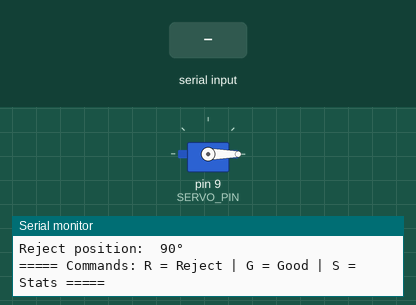
This sketch was run on a simulated Arduino Uno, built with avr-gcc and run on an emulated ATmega328P. Shown: servo, the last lines printed to the serial monitor. The test bench sets the inputs (shaded band).

Above: at 1.3 s.
1.4 s: "R" received over Serial
2.9 s: "G" received over Serial
4.4 s: "S" received over Serial
At 7.7 s:
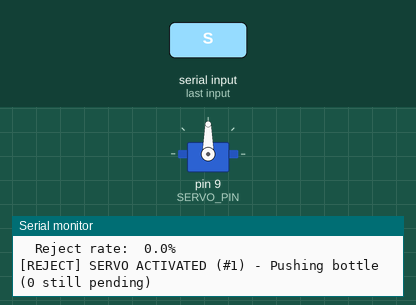
Timing chart, 0 to 9.5 s (numbered marks = the images above; inputs shaded):
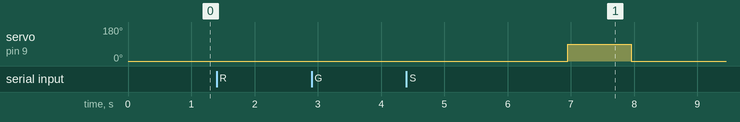

The sketch:

ron88_servo_control.ino
```cpp
// RON 88 BOTTLE REJECTION SERVO - TIMED CONTROL


#include <Servo.h>

Servo rejectionServo;

// ========== PIN CONFIGURATION ==========
const int SERVO_PIN = 9;

// ========== SERVO POSITIONS (degrees) ==========
// NOTE: ADJUST THESE based on the physical setup:
const int NORMAL_POS = 0;      // Servo resting position (away from belt)
const int REJECT_POS = 90;     // Servo push position (blocks bottle path)

// ========== TIMING CONFIGURATION ==========

// NOTE: DETECTION_DELAY: Time from when camera detects defect to when servo activates
// How to calculate:
//   1. Measure distance from camera center to servo (in cm)
//   2. Measure belt speed (use stopwatch: distance/time in cm/s)
//   3. Calculate: DETECTION_DELAY = (distance / speed) * 1000
//
// Example:
//   Distance = 30 cm
//   Belt speed = 10 cm/s
//   DETECTION_DELAY = (30 / 10) * 1000 = 3000 ms (3 seconds)
//
const unsigned long DETECTION_DELAY = 5550;  // ← ADJUST THIS (milliseconds)

// NOTE: PUSH_DURATION: How long servo stays in push position
// Too short = bottle not fully pushed
// Too long = servo might hit next bottle
const unsigned long PUSH_DURATION = 1000;     // ← ADJUST THIS (milliseconds)

// NOTE: COOLDOWN: Wait time before ready for next rejection
const unsigned long COOLDOWN = 100;          // ← ADJUST THIS (milliseconds)

// ========== REJECTION QUEUE ==========
const int QUEUE_SIZE = 10;
unsigned long rejectionQueue[QUEUE_SIZE];
int queueHead = 0;
int queueTail = 0;
int queueCount = 0;

// ========== STATE VARIABLES ==========
unsigned long returnTime = 0;
bool isPushing = false;
int rejectionCount = 0;
int goodCount = 0;

// ========== SETUP ==========
void setup() {
  Serial.begin(9600);
  rejectionServo.attach(SERVO_PIN);
  rejectionServo.write(NORMAL_POS);

  // Print configuration
  Serial.println("===== RON 88 BOTTLE REJECTION SYSTEM - READY =====");
  Serial.print("Detection delay:  ");
  Serial.print(DETECTION_DELAY);
  Serial.println(" ms");
  Serial.print("Push duration:    ");
  Serial.print(PUSH_DURATION);
  Serial.println(" ms");
  Serial.print("Cooldown:         ");
  Serial.print(COOLDOWN);
  Serial.println(" ms");
  Serial.print("Normal position:  ");
  Serial.print(NORMAL_POS);
  Serial.println("°");
  Serial.print("Reject position:  ");
  Serial.print(REJECT_POS);
  Serial.println("°");
  Serial.println("===== Commands: R = Reject | G = Good | S = Stats =====");
}

// ========== MAIN LOOP ==========
void loop() {
  // Check for commands from computer
  if (Serial.available() > 0) {
    char command = Serial.read();

    if (command == 'R') {  // REJECT command (defective Ron 88 or wrong bottle)
      if (queueCount < QUEUE_SIZE) {
        // Add to rejection queue
        rejectionQueue[queueTail] = millis() + DETECTION_DELAY;
        queueTail = (queueTail + 1) % QUEUE_SIZE;
        queueCount++;
        Serial.print("[WARN] DEFECT/WRONG BOTTLE - Rejection queued (");
        Serial.print(queueCount);
        Serial.println(" pending)");
      } else {
        Serial.println("[FULL] Rejection queue full, ignored");
      }
    }
    else if (command == 'G') {  // GOOD command (perfect Ron 88)
      goodCount++;
      Serial.print("[OK] Good Ron 88 bottle (#");
      Serial.print(goodCount);
      Serial.println(")");
    }
    else if (command == 'S') {  // STATS command
      Serial.println("\n SESSION STATISTICS:");
      Serial.print("  Good Ron 88:  ");
      Serial.println(goodCount);
      Serial.print("  Rejected:     ");
      Serial.println(rejectionCount);
      Serial.print("  Total:        ");
      Serial.println(goodCount + rejectionCount);
      if ((goodCount + rejectionCount) > 0) {
        float rejectRate = (float)rejectionCount / (goodCount + rejectionCount) * 100;
        Serial.print("  Reject rate:  ");
        Serial.print(rejectRate, 1);
        Serial.println("%\n");
      }
    }
  }

  // Execute next queued rejection
  if (queueCount > 0 && millis() >= rejectionQueue[queueHead] && !isPushing) {
    // Activate servo
    rejectionServo.write(REJECT_POS);
    isPushing = true;
    returnTime = millis() + PUSH_DURATION;
    queueHead = (queueHead + 1) % QUEUE_SIZE;
    queueCount--;
    rejectionCount++;
    Serial.print("[REJECT] SERVO ACTIVATED (#");
    Serial.print(rejectionCount);
    Serial.print(") - Pushing bottle (");
    Serial.print(queueCount);
    Serial.println(" still pending)");
  }

  // Return servo to normal position
  if (isPushing && millis() >= returnTime) {
    rejectionServo.write(NORMAL_POS);
    isPushing = false;
    delay(COOLDOWN);
    Serial.println("[OK] SERVO RETURNED - Ready for next");
  }
}
```
